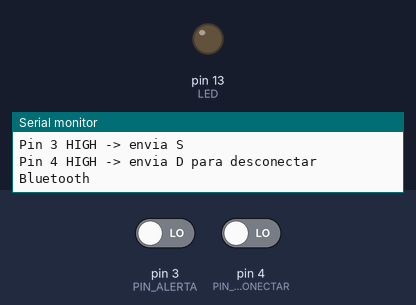
Recording of a sketch running on a simulated Arduino Uno, built with avr-gcc and run on an emulated ATmega328P. Shown: output pins drawn as LEDs (lit = HIGH), the last lines printed to the serial monitor. Dashed ring = blinking. The test bench sets the inputs (shaded band); at power-on: pin 4 (PIN_DESCONECTAR) LOW, pin 3 (PIN_ALERTA) LOW.

Above: at 1.2 s.
1.3 s: pin 4 (PIN_DESCONECTAR) driven HIGH
At 1.55 s:
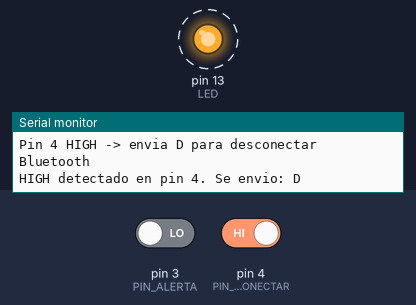
3.1 s: pin 3 (PIN_ALERTA) driven HIGH
At 3.25 s:
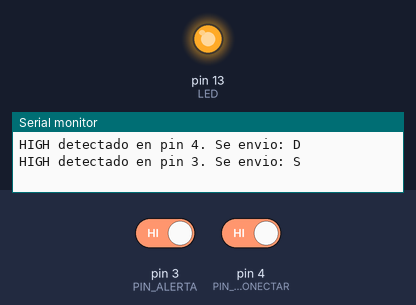
Timing chart, 0 to 6.1 s (numbered marks = the images above; inputs shaded):
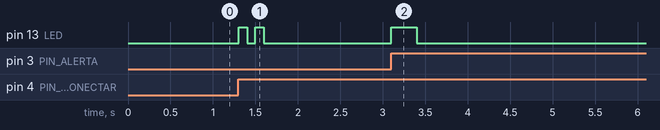

Measured:
- after the input at 1.3 s, pin 13 (LED): alternates HIGH for 0.10 s and LOW for 0.10 s, 4 changes in all, then stays LOW, starting at once
- after the input at 3.1 s, pin 13 (LED): LOW → HIGH at once, → LOW 0.30 s later

The sketch:

BrazaleteCpp.ino
```cpp
#include <SoftwareSerial.h>

// HC-05
// TXD HC-05 -> Pin 10 Arduino
// RXD HC-05 -> Pin 11 Arduino con divisor de voltaje
SoftwareSerial BT(10, 11);

const int PIN_ALERTA = 3;
const int PIN_DESCONECTAR = 4;
const int LED = 13;

bool estadoAnteriorAlerta = LOW;
bool estadoAnteriorDesconectar = LOW;

// funcion que se ejecuta una sola vez. sirve para configurar entorno en el arduino.
void setup() {
  // definir pines digitales como salidas o entradas segun su funcion
  pinMode(PIN_ALERTA, INPUT);
  pinMode(PIN_DESCONECTAR, INPUT);
  pinMode(LED, OUTPUT);

  // inicializar comunicaciones de serial entre el arduino y la pc y arduino y bluetooth
  Serial.begin(9600);
  BT.begin(9600);

  // mensajes de logs (informativos)
  Serial.println("Sistema iniciado.");
  Serial.println("Pin 3 HIGH -> envia S");
  Serial.println("Pin 4 HIGH -> envia D para desconectar Bluetooth");
}

// funcion que se ejecuta continuamente en el arduino, hasta que se queme o se quede sin energia
void loop() {
  // inicializo variables logicas de estado
  bool estadoAlerta = digitalRead(PIN_ALERTA);
  bool estadoDesconectar = digitalRead(PIN_DESCONECTAR);

  // Pin 3: enviar señal de alerta
  if (estadoAlerta == HIGH && estadoAnteriorAlerta == LOW) {
    BT.write('S');   // se envia S al celular

    Serial.println("HIGH detectado en pin 3. Se envio: S"); // mensaje informativo

    // led indicar
    digitalWrite(LED, HIGH);
    delay(300);
    digitalWrite(LED, LOW);
  }

  // Pin 4: pedir desconexión Bluetooth a la app
  if (estadoDesconectar == HIGH && estadoAnteriorDesconectar == LOW) {
    BT.write('D');  // se envia la D al celular

    Serial.println("HIGH detectado en pin 4. Se envio: D"); // mensaje informativo

    // led informativo
    digitalWrite(LED, HIGH);
    delay(100);
    digitalWrite(LED, LOW);
    delay(100);
    digitalWrite(LED, HIGH);
    delay(100);
    digitalWrite(LED, LOW);
  }

  // se reinician las variables logicas.
  estadoAnteriorAlerta = estadoAlerta;
  estadoAnteriorDesconectar = estadoDesconectar;
}
```
